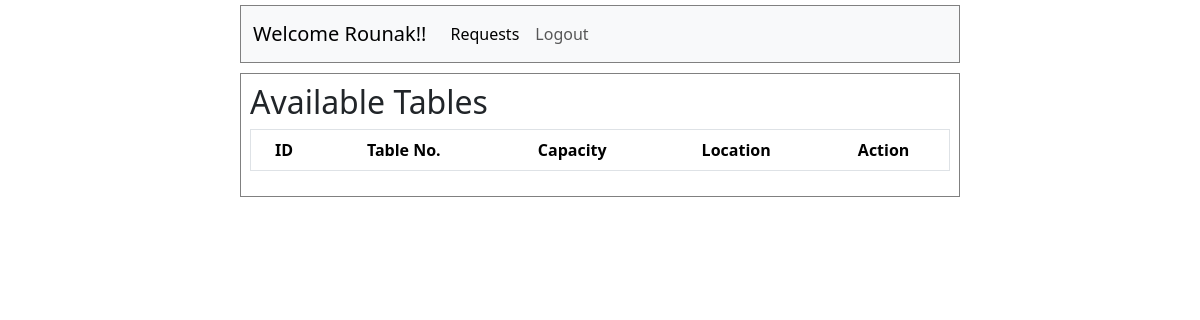
The page /user/1 on the database as committed earlier.
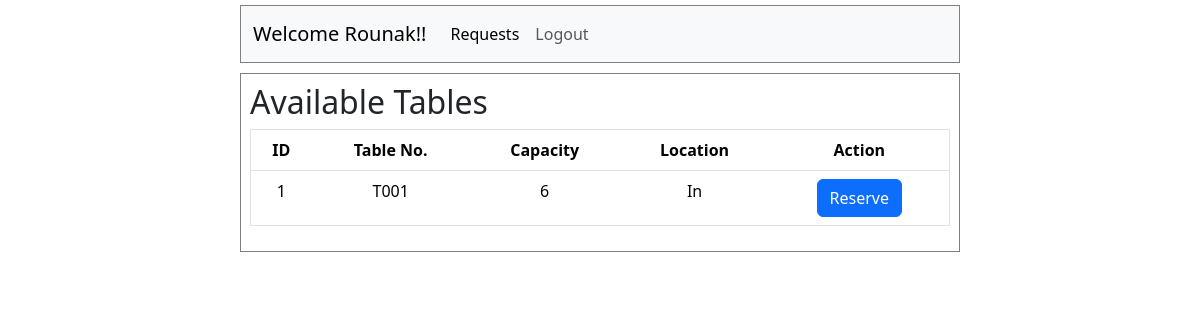
The same page on the database as committed later.
### application/models.py (models this page shows)
class Table(db.Model):
    id = db.Column(db.Integer, primary_key = True)
    table_number = db.Column(db.Integer, unique = True, nullable = False)
    capacity = db.Column(db.Integer, nullable = False)
    location = db.Column(db.String, nullable = False)
    status = db.Column(db.String, default = 'available', nullable = False)
    reservations = db.relationship('Reservation', backref = 'table')

### application/controllers.py (the view)
@app.route('/user/<int:id>')
def user_dash(id):
    this_user = User.query.get(id)
    all_tables = Table.query.filter_by(status = 'available').all()
    return render_template("user_dash.html", this_user = this_user, tables = all_tables)

### templates/user_dash.html (shortened to what this page needs)
<!DOCTYPE html>
<html lang="en">
<head>
    <link href="https://cdn.jsdelivr.net/npm/bootstrap@5.3.8/dist/css/bootstrap.min.css" rel="stylesheet">
    <link rel="stylesheet" href="/static/style.css">
</head>
<body>
    <div id="main">
        <div id="canva2">
            <nav class="navbar navbar-expand-lg bg-body-tertiary">
                <div class="container-fluid">
                    <a class="navbar-brand" href="#">Welcome {{ this_user.username }}!!</a>
                    <div class="collapse navbar-collapse" id="navbarSupportedContent">
                    <ul class="navbar-nav me-auto mb-2 mb-lg-0">
                        <li class="nav-item">
                        <a class="nav-link active" aria-current="page" href="/templates/user_req.html">Requests</a>
                        <li class="nav-item">
                        <a class="nav-link" href="/templates/login.html">Logout</a>
                        </li>
                    </ul>
                    </div>
                </div>
            </nav>
            <div id="mngetable">
                <h2 class="headings">Available Tables</h2>
                <table class="table text-center border">
                    <thead>
                        <tr>
                        <th scope="col">ID</th>
                        <th scope="col">Table No.</th>
                        <th scope="col">Capacity</th>
                        <th scope="col">Location</th>
                        <th scope="col">Action</th>
                        </tr>
                    </thead>
                    <tbody>
                        {% for i in tables %}
                            <tr>
                                <td scope="row">{{ i.id }}</td>
                                <td>{{i.table_number}}</td>
                                <td>{{i.capacity}}</td>
                                <td>{{i.location}}</td>
                                <td> <a href="/reserve" class="btn btn-primary">Reserve</a></td>
                            </tr>
                        {% endfor %}
                    </tbody>
                </table>
            </div>
         </div>
    </div>
</body>
</html>

Rows that differ between the two databases and show on the page:
added Table: id "1", table_number "T001", capacity "6", location "In"
